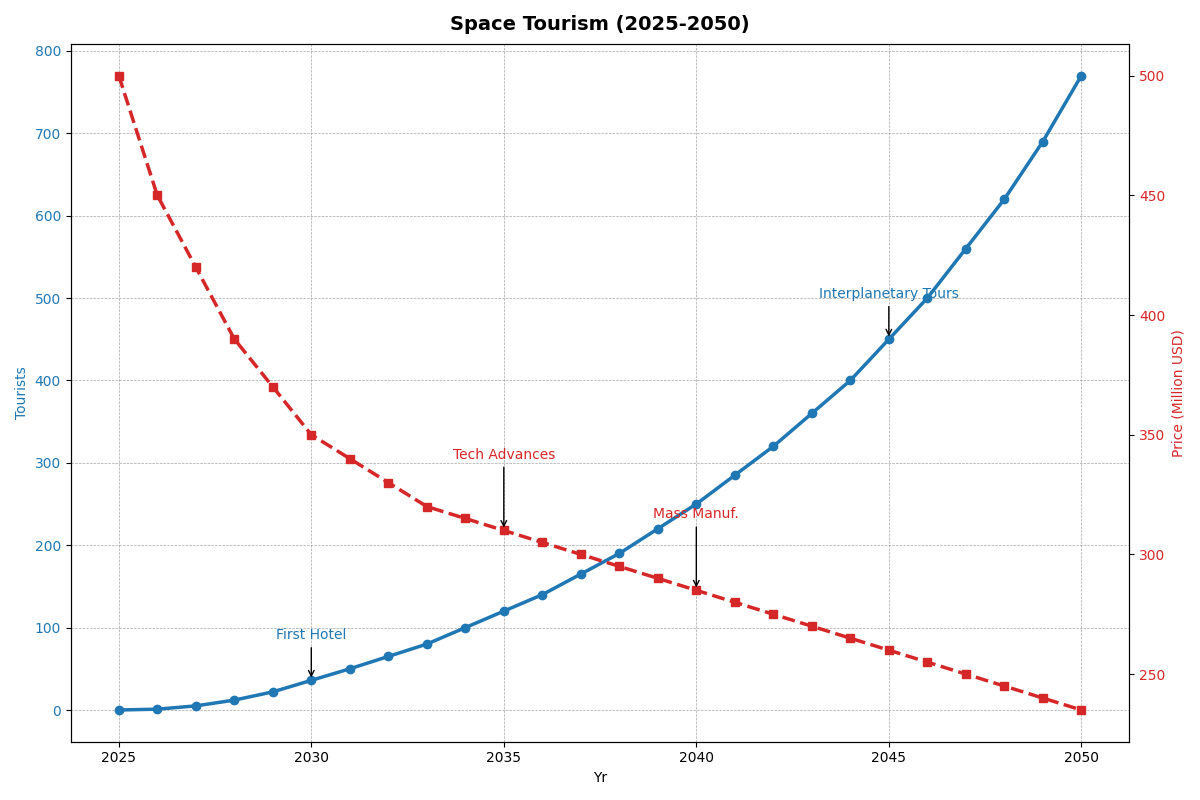

This chart was generated by the following Python code:
import matplotlib.pyplot as plt
import numpy as np

years = np.arange(2025, 2051)
num_space_tourists = [
    0, 1, 5, 12, 22, 36, 50, 65, 80, 100, 120, 140, 
    165, 190, 220, 250, 285, 320, 360, 400, 450, 
    500, 560, 620, 690, 770 
]

avg_ticket_price = [
    500, 450, 420, 390, 370, 350, 340, 330, 320, 315, 
    310, 305, 300, 295, 290, 285, 280, 275, 270, 
    265, 260, 255, 250, 245, 240, 235
]

# Create a plot with y-axes
fig, ax1 = plt.subplots(figsize=(12, 8))

color1 = 'tab:blue'
ax1.set_xlabel('Yr')
ax1.set_ylabel('Tourists', color=color1)
ax1.plot(years, num_space_tourists, color=color1, linewidth=2.5, marker='o', label='Tourists')
ax1.tick_params(axis='y', labelcolor=color1)

# Shortened title and grid
ax1.set_title('Space Tourism (2025-2050)', fontsize=14, fontweight='bold', pad=10)
ax1.grid(color='gray', linestyle='--', linewidth=0.5, alpha=0.7)

# Shortened annotations
milestones_tourists = {
    2030: 'First Hotel',
    2045: 'Interplanetary Tours'
}
for year, annotation in milestones_tourists.items():
    idx = years.tolist().index(year)
    tourists_val = num_space_tourists[idx]
    ax1.annotate(annotation, xy=(year, tourists_val), xytext=(year, tourists_val + 50),
                 arrowprops=dict(facecolor='tab:blue', arrowstyle='->'), fontsize=10, ha='center', color='tab:blue')

ax1.plot(years, num_space_tourists, linestyle='--', linewidth=1.5, alpha=0.7, color=color1)

ax2 = ax1.twinx()
color2 = 'tab:red'
ax2.set_ylabel('Price (Million USD)', color=color2)
ax2.plot(years, avg_ticket_price, color=color2, linewidth=2.5, linestyle='dashed', marker='s', label='Price')
ax2.tick_params(axis='y', labelcolor=color2)

milestones_prices = {
    2035: 'Tech Advances',
    2040: 'Mass Manuf.'
}
for year, annotation in milestones_prices.items():
    idx = years.tolist().index(year)
    price_val = avg_ticket_price[idx]
    ax2.annotate(annotation, xy=(year, price_val), xytext=(year, price_val + 30),
                 arrowprops=dict(facecolor='tab:red', arrowstyle='->'), fontsize=10, ha='center', color='tab:red')

fig.tight_layout()
plt.show()
